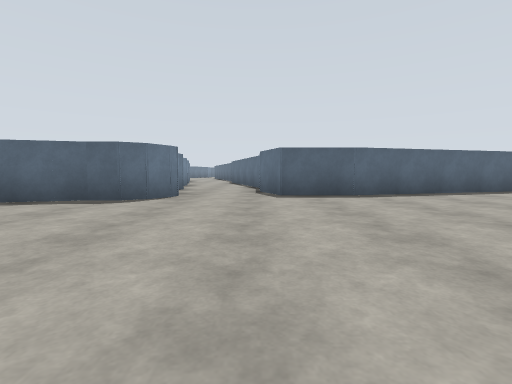
view 1 (above)

24 first-person views from a walk through a Gazebo world. The camera is 1.2 m above the floor, tilts 4° down and sees 85° across. The floor is counted in squares, 2.5 m on a side. Each view is taken from the middle of a square. On the plan, view 1 faces up. The plan holds only what a view shows up to about 9 squares ahead; the rest is blank. The place goes on beyond the plan.

view 2
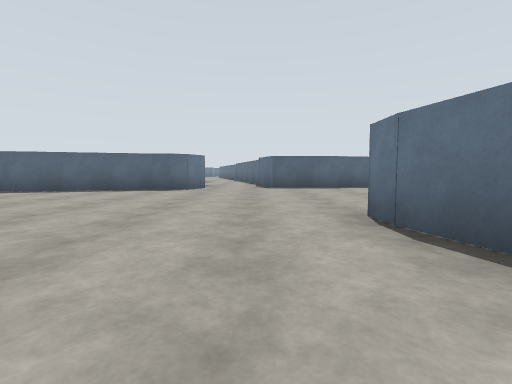

view 3
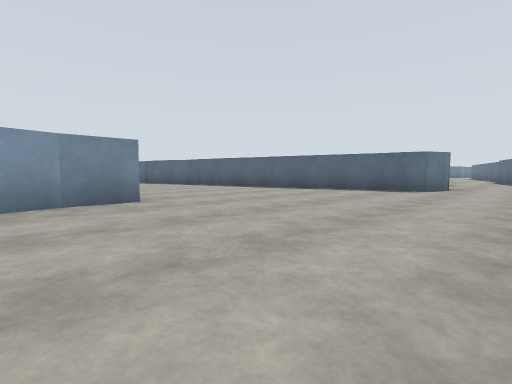

view 4
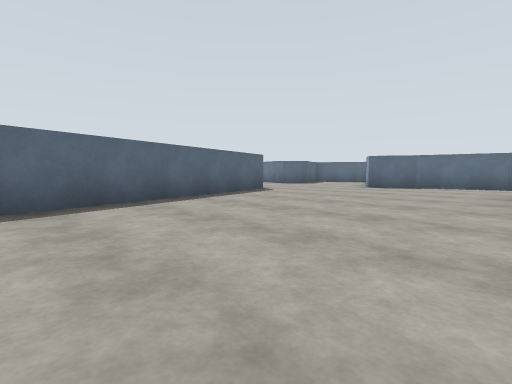

view 5
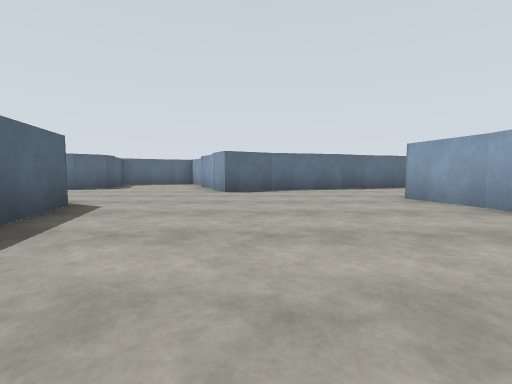

view 6
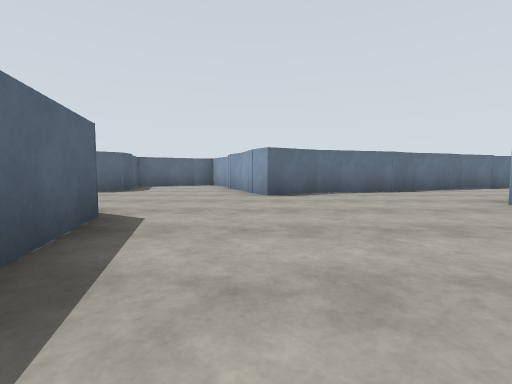

view 7
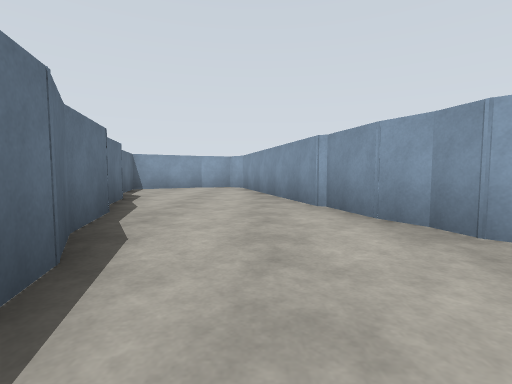

view 8
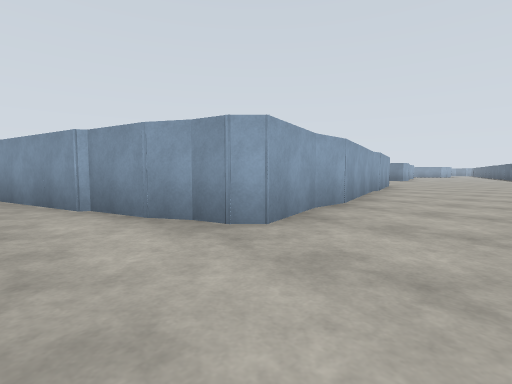

view 9
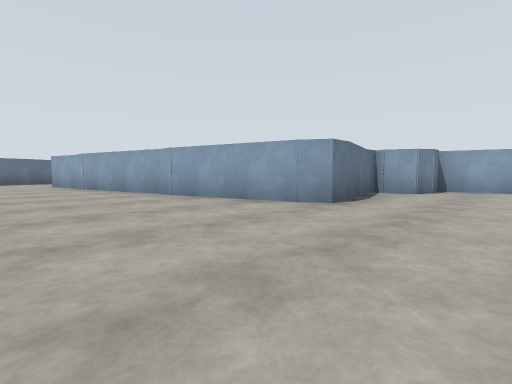

view 10
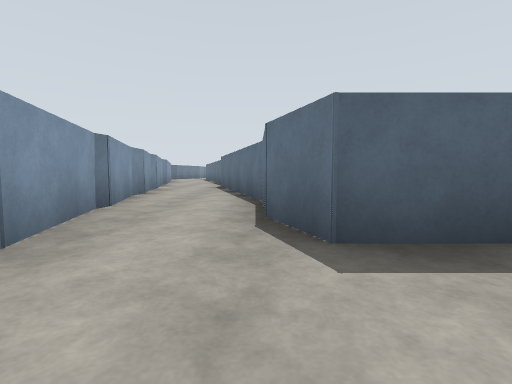

view 11
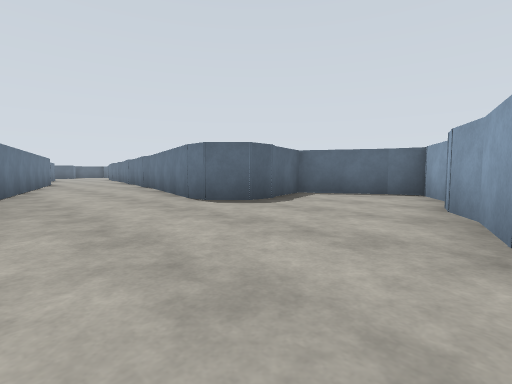

view 12
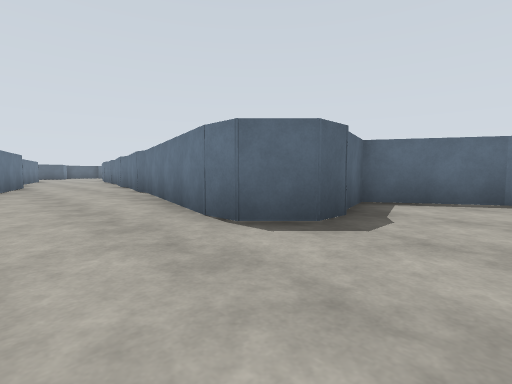

view 13
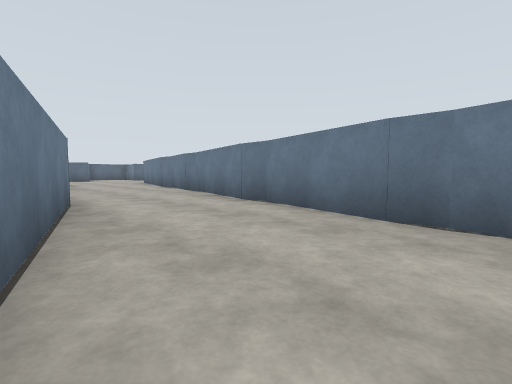

view 14
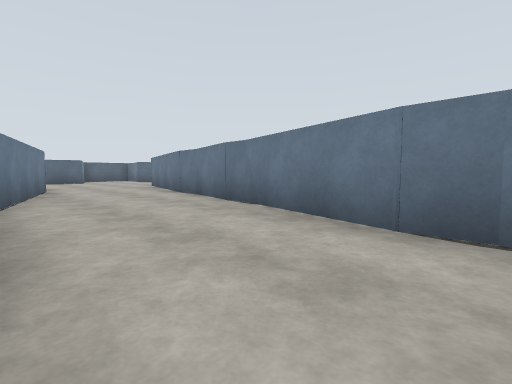

view 15
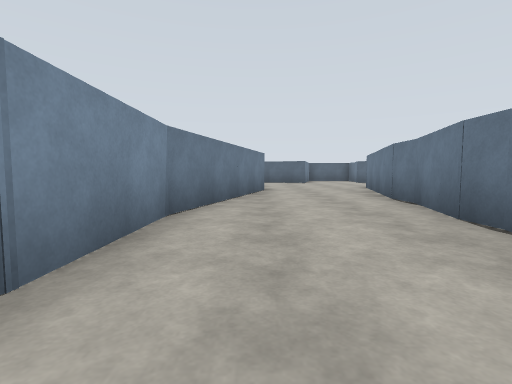

view 16
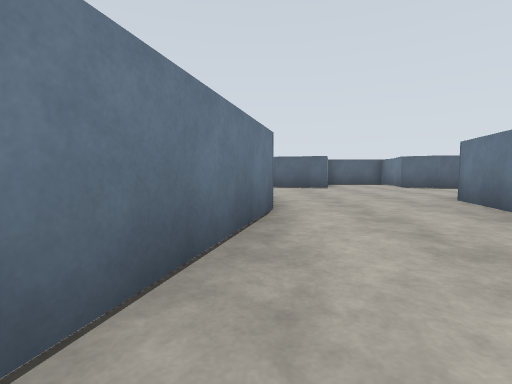

view 17
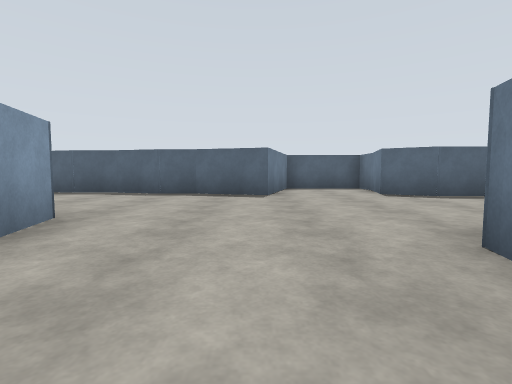

view 18
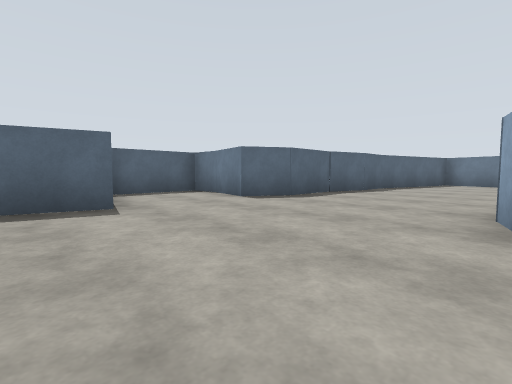

view 19
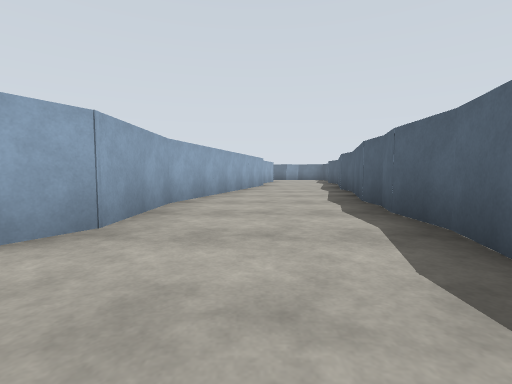

view 20
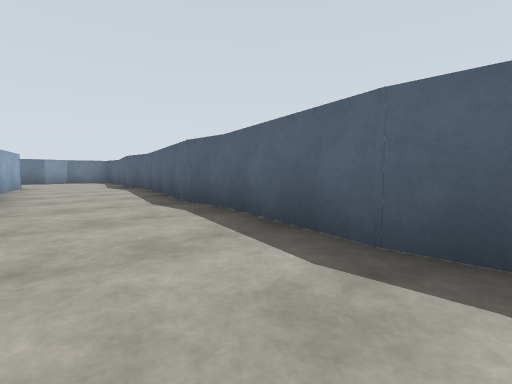

view 21
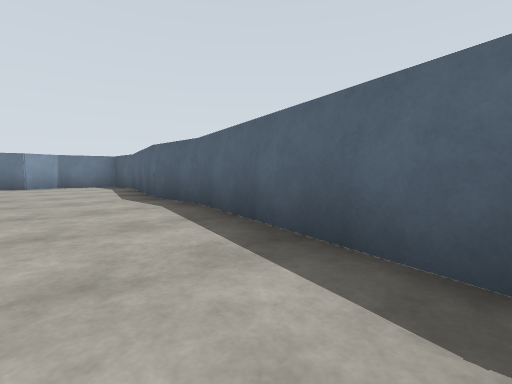

view 22
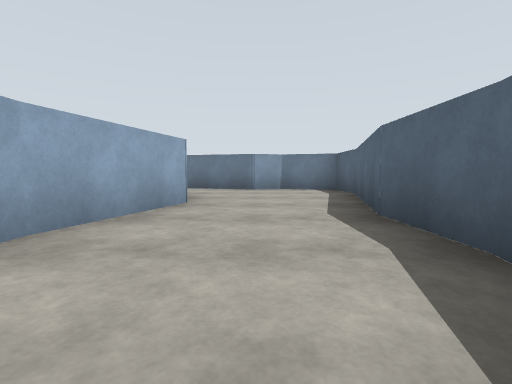

view 23
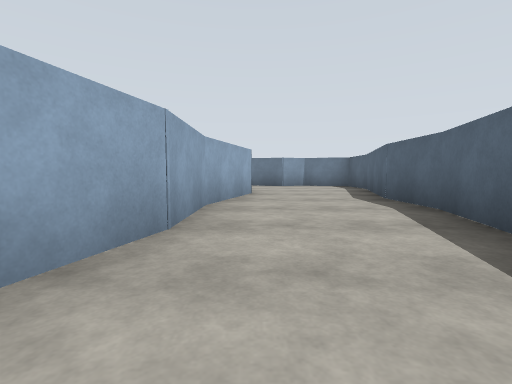

view 24
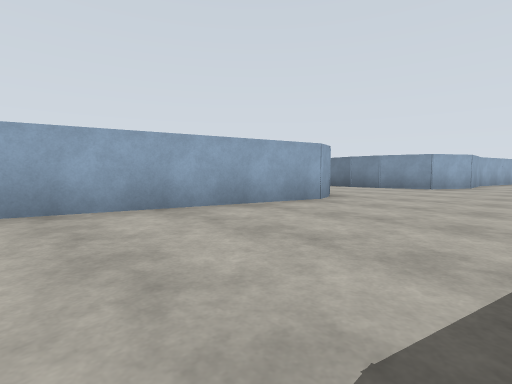

### Floor plan
Key: @ floor where view 1 was taken; # wall or solid block; . floor.
Columns run from 6 left of view 1 to 23 right of it. Each row starts with its distance up from view 1.
 35   ###
 34   #.#######           ###
 33   #.......#####      ##.#
 32   #...........########..#
 31  ##..................#..######
 30  #.. #######.................#
 29            #####..............
 28                #####..........
 27                    #...###...
 26                    #...# ####
 25                   ##..##
 24                   #...#
 23                   #...#
 22                   #...#
 21                   #..##
 20                   #..#
 19                  ##..#
 18                  #...#
 17                  #...#
 16                  #..##
 15                 ##..#
 14                 #...#
 13    # #          #...#
 12    #.##          ..##
 11    #..#          ..#
 10    #..#          ..####
  9    #..#         ......##
  8    ##.#      ###.......#
  7     #.## #####.......###
  6     #..###........####
  5  ####.............##
  4 ##.................#
  3 ...................##
  2 ..............###...#
  1 ..........##### #...#
  0 ......@.###     ##..##
 -1 ........#        #...#
 -2  #......#        #...##
 -3  #.....##        ##...#
 -4      ..#          #..##
 -5      ###          ####

Positions as (right, up) in squares from view 1, and headings:
1: (0, 0), facing up
2: (0, -3), facing up
3: (0, -3), facing up-left
4: (3, 2), facing up-right
5: (5, 5), facing right
6: (6, 6), facing right
7: (12, 4), facing down
8: (12, 4), facing down-left
9: (-1, 4), facing down-right
10: (0, 4), facing up
11: (10, 6), facing up-right
12: (11, 8), facing up-right
13: (11, 14), facing up-right
14: (12, 17), facing up-right
15: (13, 18), facing up
16: (13, 22), facing up
17: (15, 25), facing up
18: (14, 27), facing up-right
19: (14, 30), facing left
20: (10, 30), facing up-left
21: (6, 31), facing up-left
22: (4, 32), facing left
23: (6, 31), facing left
24: (22, 30), facing down-left
